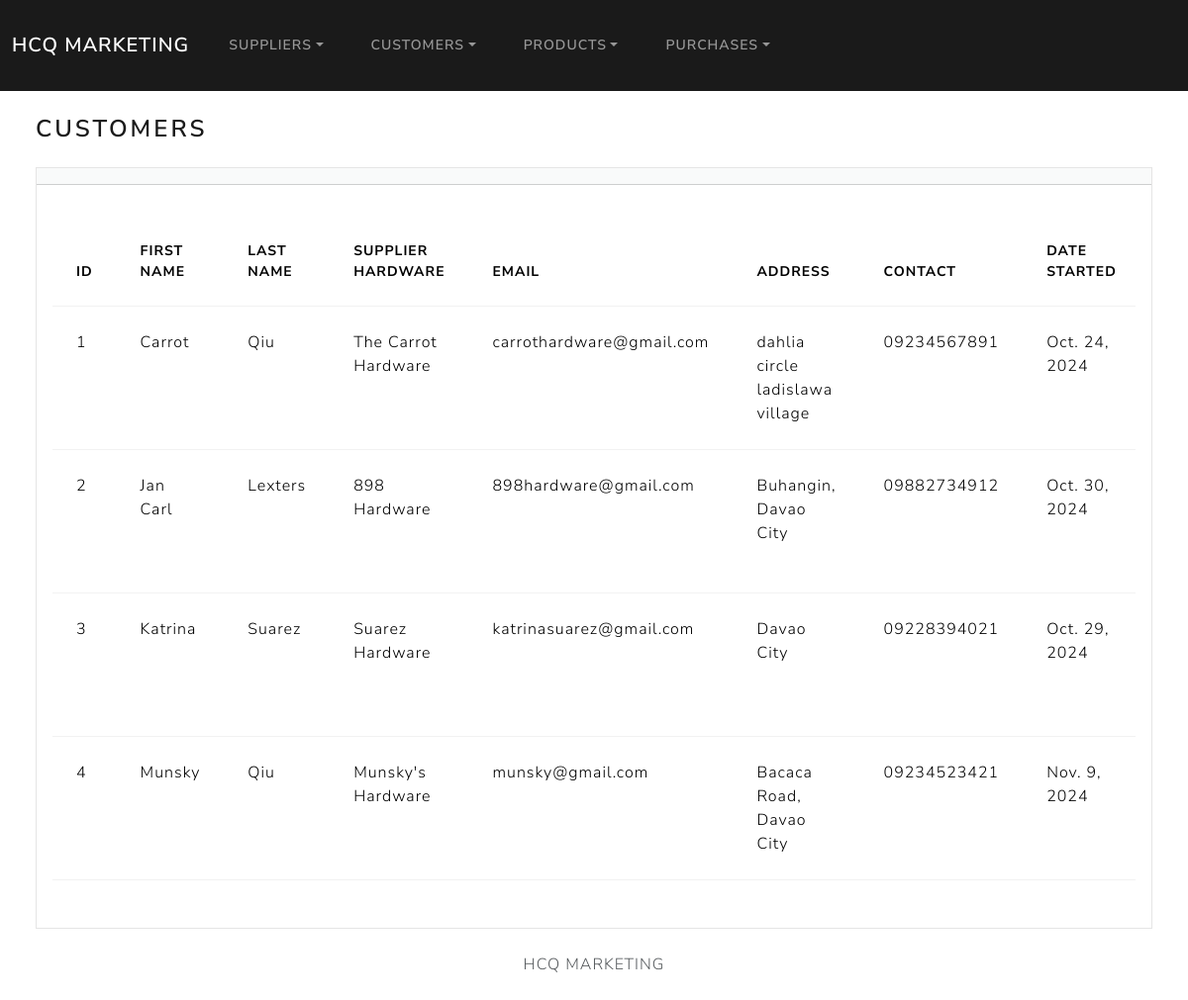
The app's page /customers/index with its own data.
### customers/models.py (models this page shows, shortened)
class Customer(models.Model):
    CUSTOMER_START_BY = [
        ('Office', 'Office'),
        ('Agent', 'Agent'),
    ]
    first_name = models.CharField(max_length=50)
    last_name = models.CharField(max_length=50)
    customer_hardware = models.CharField(max_length=50)
    email = models.EmailField(max_length=100)
    address = models.CharField(max_length=100)
    contact_num = models.CharField(max_length=15)
    dateStart = models.DateField("Date Started")
    startBy = models.CharField(max_length=10, choices=CUSTOMER_START_BY)  # figure this out
    dateEdit = models.DateTimeField(default=timezone.now)

### customers/views.py (the view)
# urls.py: path('customers/index', views.index, name='customers_index'),  # Home page that lists customers
def index(request):
    return render(request, 'customers/index.html', {
        'customers': Customer.objects.all().order_by('id')
    })

### customers/templates/customers/index.html (shortened to what this page needs)
{% extends "base.html" %}
{% block body %}
<h3 class = "m-4">Customers</h3>
<div class = "row">
    <div class = "col-12">
        {% if customers %}
        <div class="card bg-light ms-4 me-4 mb-4">
            <div class="card-header"></div>
            <div class="card-body">
                <p class="card-text">
                    <div class ="table-responsive">
                        <table class="table table-hover">
                            <thead>
                            <tr>
                                <th scope="col">ID</th>
                                <th scope="col">First Name</th>
                                <th scope="col">Last Name</th>
                                <th scope="col">Supplier Hardware</th>
                                <th scope="col">Email</th>
                                <th scope="col">Address</th>
                                <th scope="col">Contact</th>
                                <th scope="col">Date Started</th>
                            </tr>
                            </thead>
                            <tbody>
                                {% for customer in customers %}
                                    <tr>
                                        <td>{{ customer.id}}</td>
                                        <td>{{ customer.first_name}}</td>
                                        <td>{{ customer.last_name}}</td>
                                        <td>{{ customer.customer_hardware}}</td>
                                        <td>{{ customer.email}}</td>
                                        <td>{{ customer.address}}</td>
                                        <td>{{ customer.contact_num}}</td>
                                        <td>{{ customer.dateStart}}</td>
                                {% endfor %}
                            </tbody>
                        </table>
                    </div>
                </p>
            </div>
        </div>
        {% else %}
            <h5 class = "alert alert-primary ms-4 me-4"> No Customer Records </h5>
        {% endif %}
    </div>
</div>
</div>
{% endblock %}

### index/templates/base.html (shortened to what this page needs)
{% load static %}
<!DOCTYPE html>
<html lang ="en">
    <head>
        <link href="{% static "css/bootstrap.min.css" %}" rel="stylesheet">
        <body class ="d-flex flex-column min-vh-100">
            <nav class="navbar navbar-expand-lg bg-primary" data-bs-theme="dark">
                <div class="container-fluid">
                <a class ="navbar-brand" href="{% url 'index' %}">HCQ MARKETING</a>
                <div class = "collapse navbar-collapse" id="navbarColor01">
                    <ul class = "navbar-nav me-auto">
                        <li class="nav-item dropdown">
                            <a class = "nav-link dropdown-toggle" data-bs-toggle="dropdown" href="#" role="button" aria-haspopup="true" aria-expanded="false">Suppliers</a>
                        </li>
                        <li class="nav-item dropdown">
                            <a class = "nav-link dropdown-toggle" data-bs-toggle="dropdown" href="#" role="button" aria-haspopup="true" aria-expanded="false">Customers</a>
                        </li>
                        <li class="nav-item dropdown">
                            <a class = "nav-link dropdown-toggle" data-bs-toggle="dropdown" href="#" role="button" aria-haspopup="true" aria-expanded="false">Products</a>
                        </li>
                        <li class="nav-item dropdown">
                            <a class = "nav-link dropdown-toggle" data-bs-toggle="dropdown" href="#" role="button" aria-haspopup="true" aria-expanded="false">Purchases</a>
                        </li>
                    </ul>
                </div>
            </div>
            </nav>
            <div class ="container-fluid">
                {% block body %}
                {% endblock %}
            <footer class ="mt-auto mb-4">
                <div class ="text-center">
                    <span>
                        HCQ MARKETING
                    </span>
                </div>
            </footer>
        </body>
    </head>
</html>

### records on screen
Customer: id "1", first_name "Carrot", last_name "Qiu", customer_hardware "The Carrot Hardware", email "carrothardware@gmail.com", address "dahlia circle ladislawa village", contact_num "09234567891", dateStart "Oct. 24, 2024"
Customer: id "2", first_name "Jan Carl", last_name "Lexters", customer_hardware "898 Hardware", email "898hardware@gmail.com", address "Buhangin, Davao City", contact_num "09882734912", dateStart "Oct. 30, 2024"
Customer: id "3", first_name "Katrina", last_name "Suarez", customer_hardware "Suarez Hardware", email "katrinasuarez@gmail.com", address "Davao City", contact_num "09228394021", dateStart "Oct. 29, 2024"
Customer: id "4", first_name "Munsky", last_name "Qiu", customer_hardware "Munsky's Hardware", email "munsky@gmail.com", address "Bacaca Road, Davao City", contact_num "09234523421", dateStart "Nov. 9, 2024"
